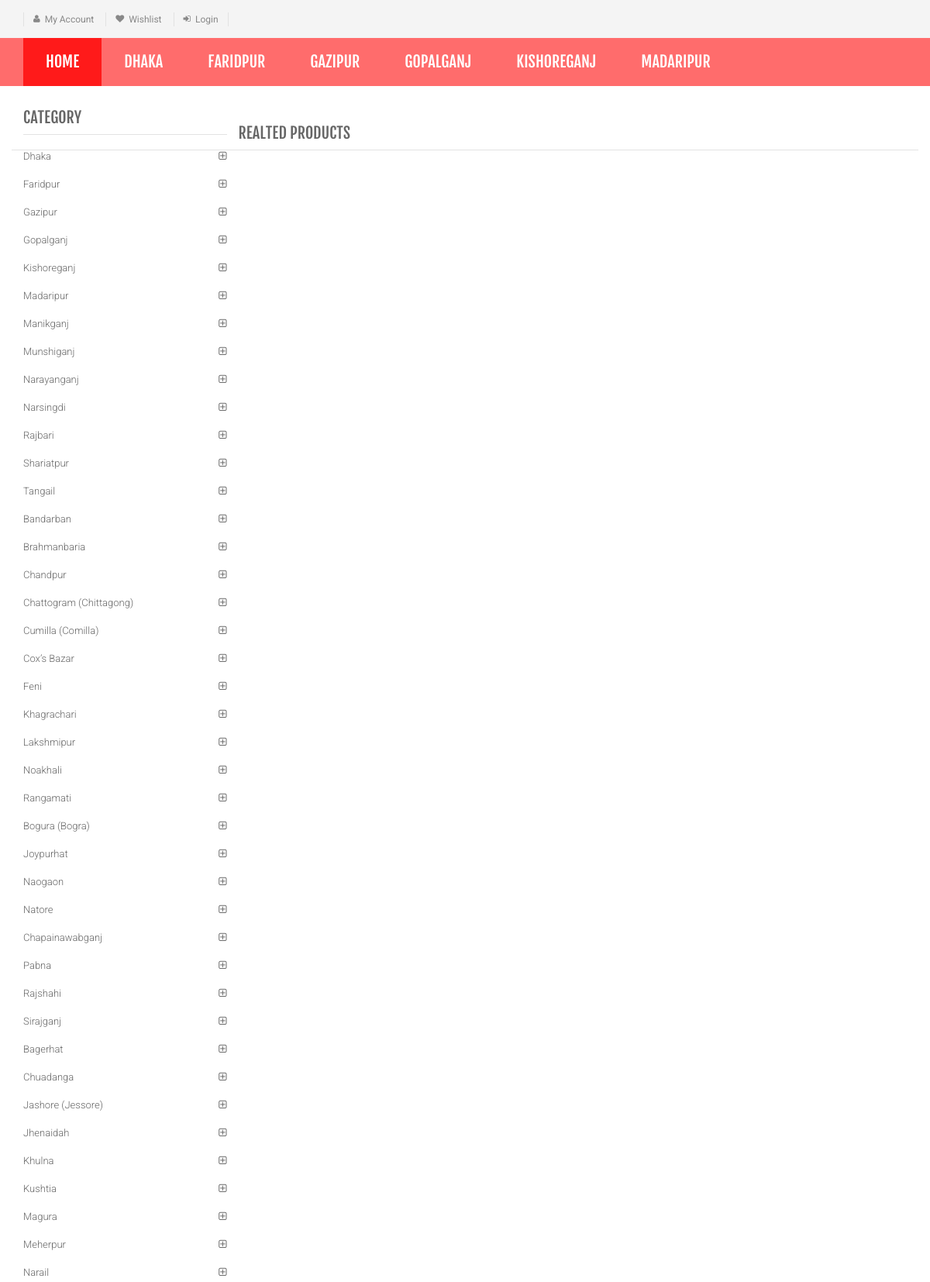
The page /Food/product-details.php (upper part) on the database its author committed.
### tables this page shows
CREATE TABLE `category` (
  `id` int(11) NOT NULL,
  `categoryName` varchar(255) DEFAULT NULL,
  `categoryDescription` longtext DEFAULT NULL,
  `creationDate` timestamp NOT NULL DEFAULT current_timestamp(),
  `updationDate` varchar(255) DEFAULT NULL
);

### Food/product-details.php (the view, shortened to what this page needs)
<?php
include('includes/config.php');
?>
<!DOCTYPE html>
<html lang="en">
	<head>
	    <link rel="stylesheet" href="assets/css/bootstrap.min.css">
	    <link rel="stylesheet" href="assets/css/main.css">
	    <link rel="stylesheet" href="assets/css/red.css">
	    <link rel="stylesheet" href="assets/css/owl.carousel.css">
		<link rel="stylesheet" href="assets/css/owl.transitions.css">
		<link href="assets/css/lightbox.css" rel="stylesheet">
		<link rel="stylesheet" href="assets/css/animate.min.css">
		<link rel="stylesheet" href="assets/css/rateit.css">
		<link rel="stylesheet" href="assets/css/bootstrap-select.min.css">
		<link rel="stylesheet" href="assets/css/config.css">
		<link href="assets/css/green.css" rel="alternate stylesheet" title="Green color">
		<link href="assets/css/blue.css" rel="alternate stylesheet" title="Blue color">
		<link href="assets/css/red.css" rel="alternate stylesheet" title="Red color">
		<link href="assets/css/orange.css" rel="alternate stylesheet" title="Orange color">
		<link href="assets/css/dark-green.css" rel="alternate stylesheet" title="Darkgreen color">
		<link rel="stylesheet" href="assets/css/font-awesome.min.css">
	</head>
    <body class="cnt-home">
<header class="header-style-1">
<?php include('includes/top-header.php');?>
<?php include('includes/menu-bar.php');?>
</header>
<div class="body-content outer-top-xs">
	<div class='container'>
		<div class='row single-product outer-bottom-sm '>
			<div class='col-md-3 sidebar'>
				<div class="sidebar-module-container">
<div class="sidebar-widget outer-bottom-xs wow fadeInUp">
	<h3 class="section-title">Category</h3>
	<div class="sidebar-widget-body m-t-10">
		<div class="accordion">
		            <?php $sql=mysqli_query($con,"select id,categoryName  from category");
while($row=mysqli_fetch_array($sql))
{
    ?>
	    	<div class="accordion-group">
	            <div class="accordion-heading">
	                <a href="category.php?cid=<?php echo $row['id'];?>"  class="accordion-toggle collapsed">
	                   <?php echo $row['categoryName'];?>
	                </a>
	            </div>
	        </div>
	        <?php } ?>
	    </div>
	</div>
</div>
				</div>
			</div>
<section class="section featured-product wow fadeInUp">
	<h3 class="section-title">Realted Products </h3>
</section>
			</div>
		</div>
</div>
</body>
</html>

### Food/includes/menu-bar.php (shortened to what this page needs)
<div class="header-nav animate-dropdown">
    <div class="container">
        <div class="yamm navbar navbar-default" role="navigation">
            <div class="nav-bg-class">
                <div class="navbar-collapse collapse" id="mc-horizontal-menu-collapse">
	<div class="nav-outer">
		<ul class="nav navbar-nav">
			<li class="active dropdown yamm-fw">
				<a href="index.php" data-hover="dropdown" class="dropdown-toggle">Home</a>
			</li>
              <?php $sql=mysqli_query($con,"select id,categoryName  from category limit 6");
while($row=mysqli_fetch_array($sql))
{
    ?>
			<li class="dropdown yamm">
				<a href="category.php?cid=<?php echo $row['id'];?>"> <?php echo $row['categoryName'];?></a>
			</li>
			<?php } ?>
		</ul>
		<div class="clearfix"></div>
	</div>
</div>
            </div>
        </div>
    </div>
</div>

### Food/assets/css/red.css (style rules this page uses)
a { color: #ff6c6c; }
.header-style-1 .header-nav { background: #ff6c6c; }
.cnt-home .header-style-1 .header-nav .navbar .navbar-nav > li.active { background: #ff1a1a; }
.sidebar .sidebar-module-container .sidebar-widget .sidebar-widget-body .accordion .accordion-group .accordion-heading .accordion-toggle, .sidebar .sidebar-module-container .sidebar-widget .sidebar-widget-body .accordion .accordion-group .accordion-heading .accordion-toggle:hover, .sidebar .sidebar-module-container .sidebar-widget .sidebar-widget-body .accordion .accordion-group .accordion-heading .accordion-toggle:focus, .sidebar .sidebar-module-container .sidebar-widget .sidebar-widget-body .accordion .accordion-group .accordion-heading .accordion-toggle:after { color: #ff6c6c; }

### Food/assets/css/lightbox.css (style rules this page uses)
body:after { content: url(../images/close.png) url(../images/loading.gif) url(../images/prev.png) url(../images/next.png); display: none; }

### Food/assets/css/green.css (style rules this page uses)
a { color: #abd07e; }
.header-style-1 .header-nav { background: #abd07e; }
.cnt-home .header-style-1 .header-nav .navbar .navbar-nav > li.active { background: #84b943; }
.sidebar .sidebar-module-container .sidebar-widget .sidebar-widget-body .accordion .accordion-group .accordion-heading .accordion-toggle, .sidebar .sidebar-module-container .sidebar-widget .sidebar-widget-body .accordion .accordion-group .accordion-heading .accordion-toggle:hover, .sidebar .sidebar-module-container .sidebar-widget .sidebar-widget-body .accordion .accordion-group .accordion-heading .accordion-toggle:focus, .sidebar .sidebar-module-container .sidebar-widget .sidebar-widget-body .accordion .accordion-group .accordion-heading .accordion-toggle:after { color: #abd07e; }

### Food/assets/css/blue.css (style rules this page uses)
a { color: #3498db; }
.header-style-1 .header-nav { background: #3498db; }
.cnt-home .header-style-1 .header-nav .navbar .navbar-nav > li.active { background: #1d6ca1; }
.sidebar .sidebar-module-container .sidebar-widget .sidebar-widget-body .accordion .accordion-group .accordion-heading .accordion-toggle, .sidebar .sidebar-module-container .sidebar-widget .sidebar-widget-body .accordion .accordion-group .accordion-heading .accordion-toggle:hover, .sidebar .sidebar-module-container .sidebar-widget .sidebar-widget-body .accordion .accordion-group .accordion-heading .accordion-toggle:focus, .sidebar .sidebar-module-container .sidebar-widget .sidebar-widget-body .accordion .accordion-group .accordion-heading .accordion-toggle:after { color: #3498db; }

### Food/assets/css/orange.css (style rules this page uses)
a { color: #f39c12; }
.header-style-1 .header-nav { background: #f39c12; }
.cnt-home .header-style-1 .header-nav .navbar .navbar-nav > li.active { background: #ab6c09; }
.sidebar .sidebar-module-container .sidebar-widget .sidebar-widget-body .accordion .accordion-group .accordion-heading .accordion-toggle, .sidebar .sidebar-module-container .sidebar-widget .sidebar-widget-body .accordion .accordion-group .accordion-heading .accordion-toggle:hover, .sidebar .sidebar-module-container .sidebar-widget .sidebar-widget-body .accordion .accordion-group .accordion-heading .accordion-toggle:focus, .sidebar .sidebar-module-container .sidebar-widget .sidebar-widget-body .accordion .accordion-group .accordion-heading .accordion-toggle:after { color: #f39c12; }

### Food/assets/css/dark-green.css (style rules this page uses)
a { color: #12cca7; }
.header-style-1 .header-nav { background: #12cca7; }
.cnt-home .header-style-1 .header-nav .navbar .navbar-nav > li.active { background: #0b816a; }
.sidebar .sidebar-module-container .sidebar-widget .sidebar-widget-body .accordion .accordion-group .accordion-heading .accordion-toggle, .sidebar .sidebar-module-container .sidebar-widget .sidebar-widget-body .accordion .accordion-group .accordion-heading .accordion-toggle:hover, .sidebar .sidebar-module-container .sidebar-widget .sidebar-widget-body .accordion .accordion-group .accordion-heading .accordion-toggle:focus, .sidebar .sidebar-module-container .sidebar-widget .sidebar-widget-body .accordion .accordion-group .accordion-heading .accordion-toggle:after { color: #12cca7; }

### rows shown on the page
category: categoryName "DHAKA", categoryName "Dhaka"
category: categoryName "FARIDPUR", categoryName "Faridpur"
category: categoryName "GAZIPUR", categoryName "Gazipur"
category: categoryName "GOPALGANJ", categoryName "Gopalganj"
category: categoryName "KISHOREGANJ", categoryName "Kishoreganj"
category: categoryName "MADARIPUR", categoryName "Madaripur"
category: categoryName "Manikganj"
category: categoryName "Munshiganj"
category: categoryName "Narayanganj"
category: categoryName "Narsingdi"
category: categoryName "Rajbari"
category: categoryName "Shariatpur"
category: categoryName "Tangail"
category: categoryName "Bandarban"
category: categoryName "Brahmanbaria"
category: categoryName "Chandpur"
category: categoryName "Chattogram (Chittagong)"
category: categoryName "Cumilla (Comilla)"
category: categoryName "Cox’s Bazar"
category: categoryName "Feni"
category: categoryName "Khagrachari"
category: categoryName "Lakshmipur"
category: categoryName "Noakhali"
category: categoryName "Rangamati"
category: categoryName "Bogura (Bogra)"
category: categoryName "Joypurhat"
category: categoryName "Naogaon"
category: categoryName "Natore"
category: categoryName "Chapainawabganj"
category: categoryName "Pabna"
category: categoryName "Rajshahi"
category: categoryName "Sirajganj"
category: categoryName "Bagerhat"
category: categoryName "Chuadanga"
category: categoryName "Jashore (Jessore)"
category: categoryName "Jhenaidah"
category: categoryName "Khulna"
category: categoryName "Kushtia"
category: categoryName "Magura"
category: categoryName "Meherpur"
category: categoryName "Narail"
